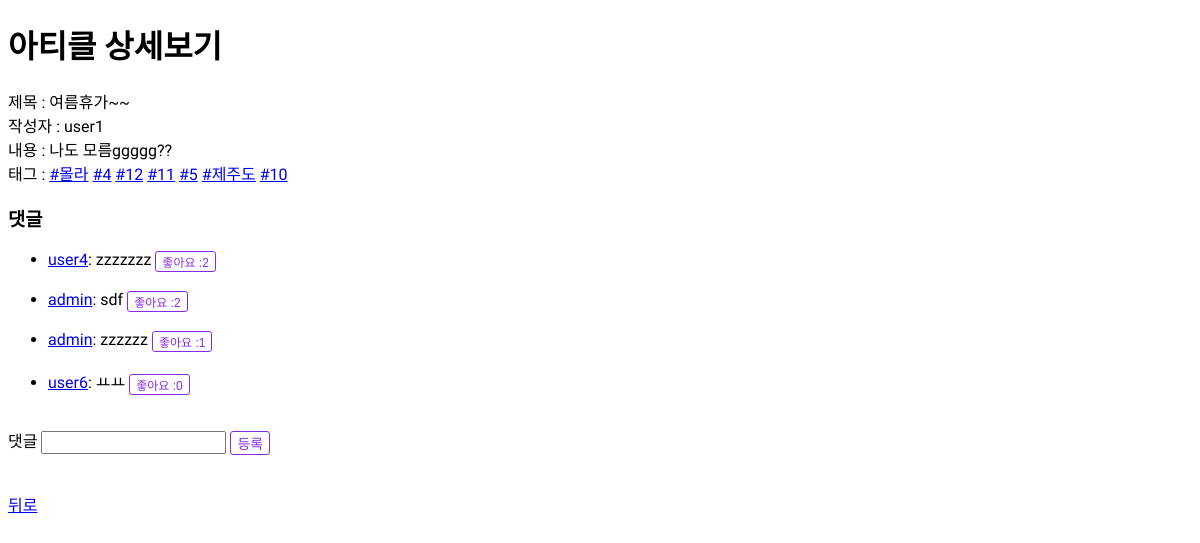
/article/detail/1, run on the app's committed database.
### crud/models.py (models this page shows, shortened)
class Article(models.Model):
    category = models.ForeignKey(Category, on_delete=models.CASCADE, related_name='article')
    author = models.ForeignKey(User, on_delete=models.SET_NULL, null=True, blank=True, related_name='article')
    title = models.CharField(max_length=64)
    content = models.TextField()
    created_at = models.DateTimeField(auto_now_add=True)
    is_deleted = models.BooleanField(default=False)

class Tag(models.Model):
    articles = models.ManyToManyField(Article, blank=True, related_name='tag')
    name = models.CharField(max_length=64, unique=True)

class Comment(models.Model):
    article = models.ForeignKey(Article, on_delete=models.CASCADE, related_name='comment')
    commenter = models.ForeignKey(User, on_delete=models.SET_NULL, null=True, blank=True, related_name='comment')
    content = models.TextField()
    is_deleted = models.BooleanField(default=False)
    created_at = models.TextField(default=time.time())

### crud/views.py (the view)
# urls.py: path('article/detail/<int:article_pk>', views.detail, name='article-detail'),
def detail(request, article_pk):
    article = Article.objects.filter(pk=article_pk).first()
    comments = Comment.objects.filter(article__pk=article_pk)
    comments_list = []
    for comment in comments:
        is_liked = False
        if request.user in comment.liked_comment.users.all():
            is_liked = True
        data = {
            'is_liked' : is_liked,
            'comment' : comment,
            'count_of_likes' : len(comment.liked_comment.users.all()),
        }
        comments_list.append(data)
    tags = Tag.objects.filter(articles=article)
    context = {
        'article' : article,
        'comments' : comments_list,
        'tags' : tags,
    }
    return render(request, 'article_detail.html', context)

### crud/templates/article_detail.html (shortened to what this page needs)
{% extends "base.html" %}
{% block content %}
<h1>아티클 상세보기</h1>
<p>제목 : {{article.title}}<br/>
작성자 : {{article.author}}<br/>
내용 : {{article.content}}<br/>
태그 :
{% for tag in tags %}
<a href="{% url 'tag-detail' tag.pk %}">{{tag.name}}</a>
{% endfor %}
</p>
<h3>댓글</h3>
<ul>
    {% for comment in comments %}
    {% if comment.comment.commenter == article.author %}
    <li>
        {% if user == comment.comment.commenter %}
        <a href="{% url 'profile-detail' comment.comment.commenter.pk %}">작성자님</a>: {{comment.comment.content}}
        {% else %}
        <a href="{% url 'profile-detail' comment.comment.commenter.pk %}">작성자님</a>: {{comment.comment.content}}
        <form class="like" action="{% url 'like' comment.comment.pk %}" method="POST">
            {% csrf_token %}
            {% if comment.is_liked %}
            <button class="btn-like" type=submit>좋아요 취소 :{{comment.comment.liked_comment.users.all | length}}</button>
            {% else %}
            <button class="btn-like" type=submit>좋아요 :{{comment.comment.liked_comment.users.all | length}}</button>
            {% endif %}
        </form>
        {% endif %}
    </li><br>
    {% else %}
    <li>
        {% if user == comment.comment.commenter %}
        <a href="{% url 'profile-detail' comment.comment.commenter.pk %}">{{comment.comment.commenter}}</a>: {{comment.comment.content}}
        {% else %}
        <a href="{% url 'profile-detail' comment.comment.commenter.pk %}">{{comment.comment.commenter}}</a>: {{comment.comment.content}}
        <form class="like" action="{% url 'like' comment.comment.pk %}" method="POST">
            {% if comment.is_liked %}
            <button class="btn-like" type=submit>좋아요 취소 :{{comment.count_of_likes}}</button>
            {% else %}
            <button class="btn-like" type=submit>좋아요 :{{comment.count_of_likes}}</button>
            {% endif %}
        </form>
        {% endif %}
    </li><br>
    {% endif %}
    {% endfor %}
</ul>
<form action="{% url 'comment' article.pk %}" method="POST">
    <label for="comment">댓글</label>
    <input type="text" id="comment" name="comment">
    <button type="submit">등록</button>
</form>
<br/>
<br/>
<a href="{% url 'category' article.category.pk %}">뒤로</a>
{% endblock content %}

### crud/templates/base.html (shortened to what this page needs)
<!DOCTYPE html>
<html lang="en">
<head>
    {% load static %}
    <link rel="stylesheet" href="{% static 'base.css' %}">
</head>
<body>
    {% block content%}
    {% endblock content%}
</body>
</html>

### crud/static/base.css (style rules this page uses)
body { font-family: 'Gaegu', cursive; font-size: 16px; }

### crud/templates/article_detail.html (style rules this page uses)
input { height: 17px; }
button { border: 1px solid blueviolet; color:blueviolet; background-color: transparent; border-radius: 3px; font-size: 14px; position: relative; top: 2px; }
.like { display: inline-block; }
.btn-like { border: 1px solid blueviolet; color:blueviolet; background-color: transparent; border-radius: 3px; font-size: 12px; position: relative; top: 2px; }

### data on the page
Article: title "여름휴가~~", author "user1", content "나도 모름ggggg??"
Tag: name "#몰라"
Tag: name "#4"
Tag: name "#12"
Tag: name "#11"
Tag: name "#5"
Tag: name "#제주도"
Tag: name "#10"
Comment: comment.commenter "user4", comment.content "zzzzzzz", count_of_likes "2"
Comment: comment.commenter "admin", comment.content "sdf", count_of_likes "2"
Comment: comment.commenter "admin", comment.content "zzzzzz", count_of_likes "1"
Comment: comment.commenter "user6", comment.content "ㅛㅛ", count_of_likes "0"
